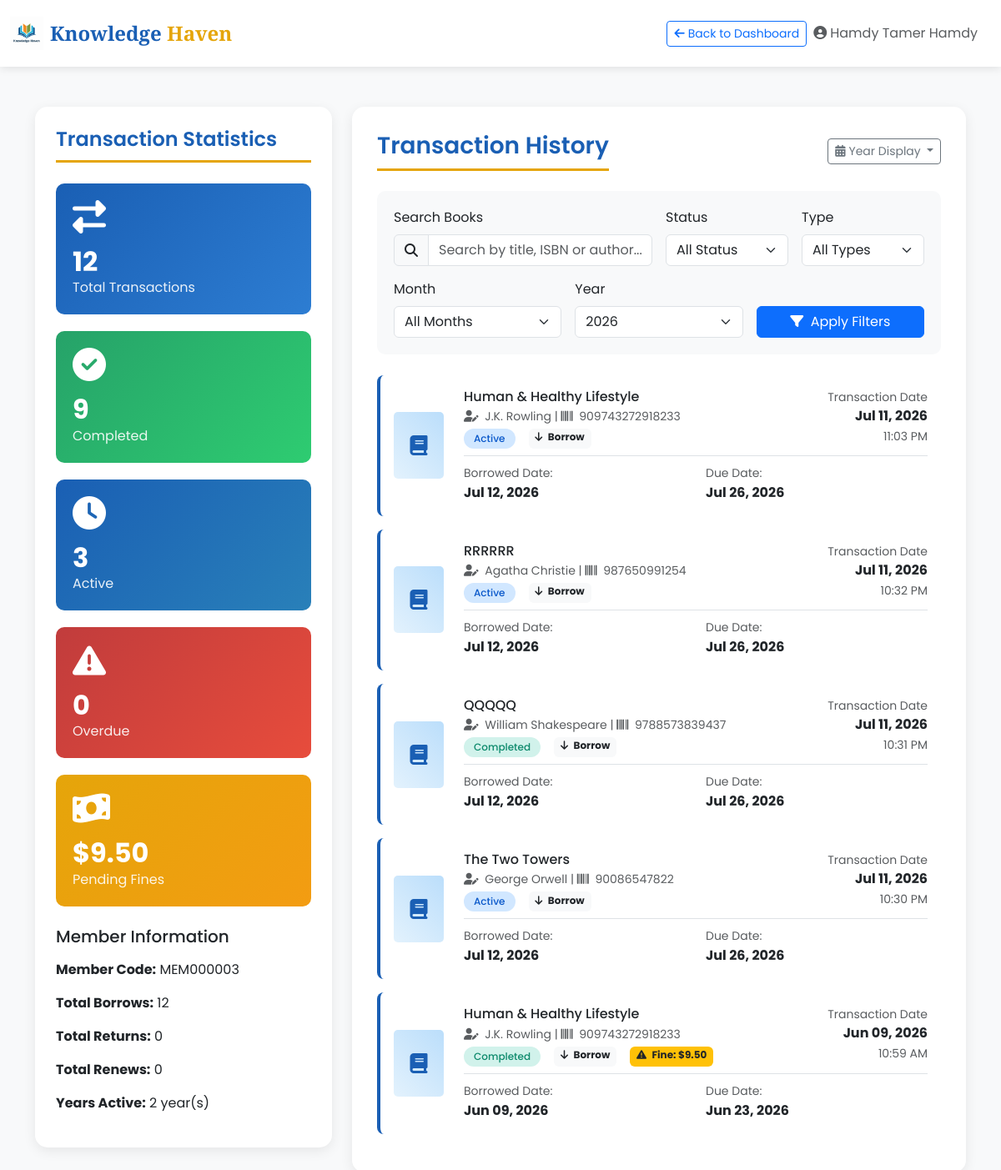
Screenshot of /user/history.php (signed in) with the database file from the repository.
### tables this page shows
CREATE TABLE `members` (
  `member_id` int(11) NOT NULL,
  `user_id` int(11) NOT NULL,
  `member_code` varchar(20) NOT NULL,
  `total_books_borrowed` int(11) DEFAULT 0,
  `current_fines` decimal(10,2) DEFAULT 0.00,
  `created_at` timestamp NOT NULL DEFAULT current_timestamp(),
  `updated_at` timestamp NOT NULL DEFAULT current_timestamp() ON UPDATE current_timestamp()
);

CREATE TABLE `users` (
  `user_id` int(11) NOT NULL,
  `username` varchar(50) NOT NULL,
  `email` varchar(100) NOT NULL,
  `password` varchar(255) NOT NULL,
  `gender` enum('Male','Female') DEFAULT NULL,
  `phone_number` varchar(15) DEFAULT NULL,
  `profile_image` varchar(255) DEFAULT 'images/user_image.jpg',
  `role` enum('user','employee') DEFAULT 'user',
  `registration_date` timestamp NOT NULL DEFAULT current_timestamp(),
  `is_active` tinyint(1) DEFAULT 1,
  `created_at` timestamp NOT NULL DEFAULT current_timestamp(),
  `updated_at` timestamp NOT NULL DEFAULT current_timestamp() ON UPDATE current_timestamp()
);

CREATE TABLE `transactions` (
  `transaction_id` int(11) NOT NULL,
  `member_id` int(11) NOT NULL,
  `book_id` int(11) NOT NULL,
  `transaction_type` enum('borrow','return','renew') NOT NULL,
  `borrow_date` date DEFAULT NULL,
  `due_date` date DEFAULT NULL,
  `return_date` date DEFAULT NULL,
  `renew_count` int(11) DEFAULT 0,
  `status` enum('active','completed','overdue') NOT NULL,
  `created_at` timestamp NOT NULL DEFAULT current_timestamp()
);

CREATE TABLE `books` (
  `book_id` int(11) NOT NULL,
  `title` varchar(255) NOT NULL,
  `author_id` int(11) NOT NULL,
  `category_id` int(11) NOT NULL,
  `location_id` int(11) DEFAULT NULL,
  `isbn` varchar(20) NOT NULL,
  `publication_year` year(4) DEFAULT NULL,
  `publisher` varchar(100) DEFAULT NULL,
  `total_copies` int(11) DEFAULT 1,
  `available_copies` int(11) DEFAULT 1,
  `description` text DEFAULT NULL,
  `created_at` timestamp NOT NULL DEFAULT current_timestamp(),
  `updated_at` timestamp NOT NULL DEFAULT current_timestamp() ON UPDATE current_timestamp()
);

CREATE TABLE `authors` (
  `author_id` int(11) NOT NULL,
  `name` varchar(255) NOT NULL,
  `birth_year` year(4) DEFAULT NULL,
  `death_year` year(4) DEFAULT NULL,
  `nationality` varchar(100) DEFAULT NULL,
  `created_at` timestamp NOT NULL DEFAULT current_timestamp(),
  `updated_at` timestamp NOT NULL DEFAULT current_timestamp() ON UPDATE current_timestamp()
);

CREATE TABLE `fines` (
  `fine_id` int(11) NOT NULL,
  `member_id` int(11) NOT NULL,
  `transaction_id` int(11) NOT NULL,
  `amount` decimal(10,2) NOT NULL,
  `fine_date` date NOT NULL,
  `reason` enum('overdue','damage','lost') DEFAULT 'overdue',
  `status` enum('pending','paid','waived') DEFAULT 'pending',
  `paid_date` date DEFAULT NULL,
  `days_overdue` int(11) DEFAULT 0
);

### user/history.php (the view, shortened to what the rows shown need)
<?php
include "../config.php";
$user_id = $_SESSION['user_id'];
$query = "SELECT u.*, m.member_id, m.member_code
          FROM users u
          LEFT JOIN members m ON u.user_id = m.user_id
          WHERE u.user_id = ? AND u.role = 'user'";
$stmt = mysqli_prepare($conn, $query);
mysqli_stmt_bind_param($stmt, "i", $user_id);
mysqli_stmt_execute($stmt);
$result = mysqli_stmt_get_result($stmt);
$user = mysqli_fetch_assoc($result);
$year = isset($_GET['year']) ? intval($_GET['year']) : date('Y');
$history_query = "SELECT t.*, b.title, b.isbn, a.name as author_name,
                         f.amount as fine_amount, f.status as fine_status
                  FROM transactions t
                  JOIN books b ON t.book_id = b.book_id
                  JOIN authors a ON b.author_id = a.author_id
                  LEFT JOIN fines f ON t.transaction_id = f.transaction_id
                  WHERE t.member_id = ?";
$params = [$user['member_id']];
$types = 'i';
$history_query .= " AND YEAR(t.created_at) = ?";
$params[] = $year;
$types .= 'i';
$history_query .= " ORDER BY t.created_at DESC";
$stmt = mysqli_prepare($conn, $history_query);
mysqli_stmt_bind_param($stmt, $types, ...$params);
mysqli_stmt_execute($stmt);
$history_result = mysqli_stmt_get_result($stmt);
$stats_query = "SELECT
                COUNT(*) as total_transactions,
                SUM(CASE WHEN status = 'completed' THEN 1 ELSE 0 END) as completed,
                SUM(CASE WHEN status = 'active' THEN 1 ELSE 0 END) as active,
                SUM(CASE WHEN status = 'overdue' THEN 1 ELSE 0 END) as overdue,
                SUM(CASE WHEN transaction_type = 'borrow' THEN 1 ELSE 0 END) as borrows,
                SUM(CASE WHEN transaction_type = 'return' THEN 1 ELSE 0 END) as returns,
                SUM(CASE WHEN transaction_type = 'renew' THEN 1 ELSE 0 END) as renews
                FROM transactions
                WHERE member_id = ?";
$stmt = mysqli_prepare($conn, $stats_query);
mysqli_stmt_bind_param($stmt, "i", $user['member_id']);
mysqli_stmt_execute($stmt);
$stats_result = mysqli_stmt_get_result($stmt);
$stats = mysqli_fetch_assoc($stats_result);
function getTransactionYears($conn, $member_id, $mode = 'all') {
    $current_year = date('Y');
    $years_query = "SELECT DISTINCT YEAR(created_at) as year FROM transactions WHERE member_id = ? ORDER BY year DESC";
    $stmt = mysqli_prepare($conn, $years_query);
    mysqli_stmt_bind_param($stmt, "i", $member_id);
    mysqli_stmt_execute($stmt);
    $years_result = mysqli_stmt_get_result($stmt);
    $available_years = [];
    while ($row = mysqli_fetch_assoc($years_result)) {
        $available_years[] = $row['year'];
    }
    return $available_years;
}
$available_years = getTransactionYears($conn, $user['member_id'], 'all');
?>
<!DOCTYPE html>
<html lang="en">
<head>
    <link href="https://cdn.jsdelivr.net/npm/bootstrap@5.3.0-alpha1/dist/css/bootstrap.min.css" rel="stylesheet">
    <link rel="stylesheet" href="https://cdnjs.cloudflare.com/ajax/libs/font-awesome/6.4.0/css/all.min.css">
</head>
<body>
    <div class="container">
        <nav class="navbar navbar-expand-lg navbar-custom fixed-top">
            <div class="container-fluid">
                <div class="d-flex align-items-center">
                    <a href="dashboard.php" class="btn btn-outline-primary btn-sm me-2">
                        <i class="fas fa-arrow-left me-1"></i>Back to Dashboard
                    </a>
                    <span class="me-3 d-none d-md-block text-muted">
                        <i class="fas fa-user-circle me-1"></i><?php echo htmlspecialchars($user['username']); ?>
                    </span>
                </div>
            </div>
        </nav>
        <div class="row">
            <div class="col-lg-4 mt-5">
                <div class="sidebar">
                    <div class="mt-4">
                        <h5 class="mb-3">Member Information</h5>
                        <p><strong>Member Code:</strong> <?php echo htmlspecialchars($user['member_code']); ?></p>
                        <p><strong>Total Borrows:</strong> <?php echo $stats['borrows'] ?? 0; ?></p>
                        <p><strong>Total Returns:</strong> <?php echo $stats['returns'] ?? 0; ?></p>
                        <p><strong>Total Renews:</strong> <?php echo $stats['renews'] ?? 0; ?></p>
                        <p><strong>Years Active:</strong> <?php echo count($available_years); ?> year(s)</p>
                    </div>
                </div>
            </div>
            <div class="col-lg-8 mt-5">
                <div class="main-content">
                    <div class="table-responsive">
                        <?php if (mysqli_num_rows($history_result) > 0): ?>
                            <?php while ($transaction = mysqli_fetch_assoc($history_result)): ?>
                                <div class="transaction-card p-3 mb-3 transaction-<?php echo $transaction['transaction_type']; ?>">
                                    <div class="row align-items-center">
                                        <div class="col-auto">
                                            <div class="book-cover">
                                                <i class="fas fa-book"></i>
                                            </div>
                                        </div>
                                        <div class="col">
                                            <div class="d-flex justify-content-between align-items-start">
                                                <div>
                                                    <h6 class="mb-1"><?php echo htmlspecialchars($transaction['title']); ?></h6>
                                                    <p class="text-muted small mb-1">
                                                        <i class="fas fa-user-pen me-1"></i> <?php echo htmlspecialchars($transaction['author_name']); ?> |
                                                        <i class="fas fa-barcode me-1"></i> <?php echo htmlspecialchars($transaction['isbn']); ?>
                                                    </p>
                                                    <div class="d-flex gap-3">
                                                        <span class="badge badge-status badge-<?php echo $transaction['status']; ?>">
                                                            <?php echo ucfirst($transaction['status']); ?>
                                                        </span>
                                                        <span class="badge bg-light text-dark">
                                                            <i class="fas fa-<?php echo $transaction['transaction_type'] == 'borrow' ? 'arrow-down' : ($transaction['transaction_type'] == 'return' ? 'arrow-up' : 'refresh'); ?> me-1"></i>
                                                            <?php echo ucfirst($transaction['transaction_type']); ?>
                                                        </span>
                                                        <?php if ($transaction['fine_amount'] && $transaction['fine_status'] == 'pending'): ?>
                                                            <span class="badge bg-warning text-dark">
                                                                <i class="fas fa-exclamation-triangle me-1"></i>
                                                                Fine: $<?php echo number_format($transaction['fine_amount'], 2); ?>
                                                            </span>
                                                        <?php endif; ?>
                                                    </div>
                                                </div>
                                                <div class="text-end">
                                                    <small class="text-muted d-block">Transaction Date</small>
                                                    <strong><?php echo date('M d, Y', strtotime($transaction['created_at'])); ?></strong>
                                                    <br>
                                                    <small class="text-muted">
                                                        <?php echo date('h:i A', strtotime($transaction['created_at'])); ?>
                                                    </small>
                                                </div>
                                            </div>
                                            <?php if ($transaction['transaction_type'] == 'borrow' || $transaction['transaction_type'] == 'renew'): ?>
                                                <div class="mt-2 pt-2 border-top">
                                                    <div class="row">
                                                        <div class="col-md-6">
                                                            <small class="text-muted">Borrowed Date:</small>
                                                            <div><strong><?php echo date('M d, Y', strtotime($transaction['borrow_date'])); ?></strong></div>
                                                        </div>
                                                        <div class="col-md-6">
                                                            <small class="text-muted">Due Date:</small>
                                                            <div class="<?php echo $transaction['status'] == 'overdue' ? 'text-danger' : ''; ?>">
                                                                <strong><?php echo date('M d, Y', strtotime($transaction['due_date'])); ?></strong>
                                                            </div>
                                                        </div>
                                                    </div>
                                                </div>
                                            <?php endif; ?>
                                        </div>
                                    </div>
                                </div>
                            <?php endwhile; ?>
                        <?php endif; ?>
                    </div>
                </div>
            </div>
        </div>
    </div>
</body>
</html>

### rows the page displays
members: user.username "Hamdy Tamer Hamdy", member_code "MEM000003"
transactions: book.title "Human & Healthy Lifestyle", authors.name "J.K. Rowling", book.isbn "909743272918233", status "Active", transaction_type "Borrow", created_at "Jul 11, 2026", created_at "11:03 PM", borrow_date "Jul 12, 2026", due_date "Jul 26, 2026"
transactions: book.title "RRRRRR", authors.name "Agatha Christie", book.isbn "987650991254", status "Active", transaction_type "Borrow", created_at "Jul 11, 2026", created_at "10:32 PM", borrow_date "Jul 12, 2026", due_date "Jul 26, 2026"
transactions: book.title "QQQQQ", authors.name "William Shakespeare", book.isbn "9788573839437", status "Completed", transaction_type "Borrow", created_at "Jul 11, 2026", created_at "10:31 PM", borrow_date "Jul 12, 2026", due_date "Jul 26, 2026"
transactions: book.title "The Two Towers", authors.name "George Orwell", book.isbn "90086547822", status "Active", transaction_type "Borrow", created_at "Jul 11, 2026", created_at "10:30 PM", borrow_date "Jul 12, 2026", due_date "Jul 26, 2026"
transactions: book.title "Human & Healthy Lifestyle", authors.name "J.K. Rowling", book.isbn "909743272918233", status "Completed", transaction_type "Borrow", fines.amount "9.50", created_at "Jun 09, 2026", created_at "10:59 AM", borrow_date "Jun 09, 2026", due_date "Jun 23, 2026"

### other values shown
$stats['total_transactions'] "12"
$stats['completed'] "9"
$stats['active'] "3"
$stats['overdue'] "0"
$fines['total_fines'] "9.50"
$stats['borrows'] "12"
$stats['returns'] "0"
$stats['renews'] "0"
count($available_years) "2"
form field year "2026"
